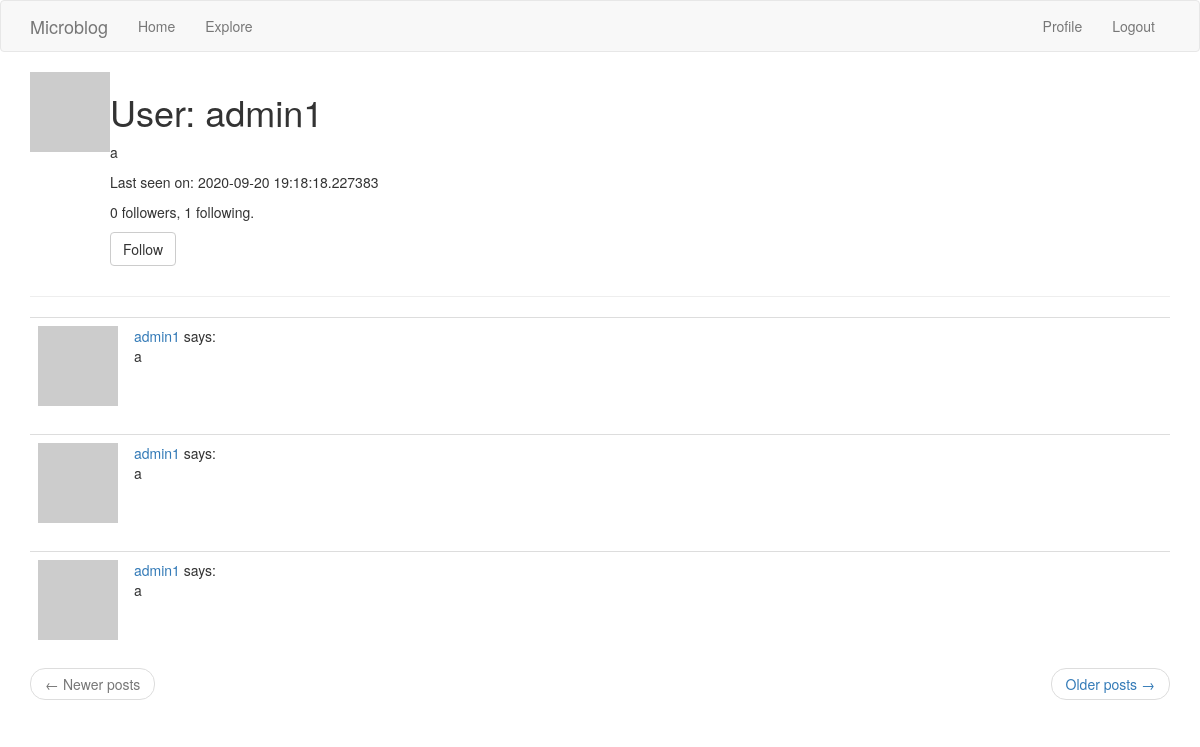
The page /user/admin1 (signed in) on the database its author committed.
### app/models.py (models this page shows, shortened)
class User(UserMixin, db.Model):
	id = db.Column(db.Integer, primary_key=True)
	username = db.Column(db.String(64), index=True, unique=True)
	email = db.Column(db.String(120), index=True, unique=True)
	password_hash = db.Column(db.String(128))
	about_me = db.Column(db.String(140))
	last_seen = db.Column(db.DateTime, default=datetime.utcnow)
	posts = db.relationship('Post', backref='author', lazy='dynamic')
	followed = db.relationship(
		'User',
		secondary=followers,
		primaryjoin=(followers.c.follower_id == id),
		secondaryjoin=(followers.c.followed_id == id),
		backref=db.backref('followers', lazy='dynamic'),
		lazy='dynamic'
	)
	@login.user_loader
	def load_user(id):
		return User.query.get(int(id))
	def avatar(self, size):
		digest = md5(self.email.lower().encode('utf-8')).hexdigest()
		return f'https://www.gravatar.com/avatar/{digest}?d=identicon&s={size}'
	def is_following(self, user):
		return self.followed.filter(
			followers.c.followed_id == user.id).count() > 0

class Post(db.Model):
	id = db.Column(db.Integer, primary_key=True)
	body = db.Column(db.String(140))
	timestamp = db.Column(db.DateTime, index=True, default=datetime.utcnow)
	user_id = db.Column(db.Integer, db.ForeignKey('user.id'))

### app/routes.py (the view)
@app.route('/user/<username>')
@login_required
def user(username):
    user = User.query.filter_by(username=username).first_or_404()
    form = EmptyForm()
    page = request.args.get('page', 1, type=int)
    posts = user.posts.order_by(Post.timestamp.desc()).paginate(
        page, app.config['POST_PER_PAGE'], False
    )
    next_url = url_for('user', username=user.username, page=posts.next_num) \
        if posts.has_next else None
    prev_url = url_for('user', username=user.username, page=posts.prev_num) \
        if posts.has_prev else None
    return render_template('user.html', user=user, form=form, posts=posts.items,
                           next_url=next_url, prev_url=prev_url)

### app/forms.py
class EmptyForm(FlaskForm):
	submit = SubmitField('Submit')

### app/routes.py (called while the page is built)
@app.before_request
def before_request():
    if current_user.is_authenticated:
        current_user.last_seen = datetime.utcnow()
        db.session.commit()

### app/templates/user.html (shortened to what this page needs)
{% extends "base.html" %}
{% import 'bootstrap/wtf.html' as wtf %}
{% block app_content %}
    <table>
        <tr valign="top">
            <td><img src="{{ user.avatar(128) }}"></td>
            <td>
            	<h1>User: {{ user.username }}</h1>
                {% if user.about_me %}<p>{{ user.about_me }}</p>{% endif %}
                {% if user.last_seen %}<p>Last seen on: {{ user.last_seen }}</p>{% endif %}
                <p>{{ user.followers.count() }} followers, {{ user.followed.count() }} following.</p>
                {% if user == current_user %}
                <p><a href="{{ url_for('edit_profile') }}">Edit your profile</a></p>
                {% elif not current_user.is_following(user) %}
                <p>
                    <form action="{{ url_for('follow', username=user.username) }}" method="post">
                        {{ form.submit(value='Follow', class_='btn btn-default') }}
                    </form>
                </p>
                {% endif %}
           	</td>
        </tr>
    </table>
    <hr>
    {% for post in posts %}
    	{% include '_post.html' %}
    {% endfor %}
    <nav aria-label="...">
        <ul class="pager">
            <li class="previous{% if not prev_url %} disabled{% endif %}">
                <a href="{{ prev_url or '#' }}">
                    <span aria-hidden="true">&larr;</span> Newer posts
                </a>
            </li>
            <li class="next{% if not next_url %} disabled{% endif %}">
                <a href="{{ next_url or '#' }}">
                    Older posts <span aria-hidden="true">&rarr;</span>
                </a>
            </li>
        </ul>
    </nav>
{% endblock %}

### app/templates/_post.html
<table class="table table-hover">
        <tr>
            <td width="70px">
                <a href="{{ url_for('user', username=post.author.username) }}">
                    <img src="{{ post.author.avatar(70) }}" />
                </a>
            </td>
            <td>
                <a href="{{ url_for('user', username=post.author.username) }}">
                    {{ post.author.username }}
                </a>
                says:
                <br>
                {{ post.body }}
            </td>
        </tr>
</table>

### rows shown on the page
User: username "admin1", about_me "a", last_seen "2020-09-20 19:18:18.227383"
Post: author.username "admin1", body "a"
Post: author.username "admin1", body "a"
Post: author.username "admin1", body "a"

### other values the page prints
{{ user.followers.count() }} "0"
{{ user.followed.count() }} "1"
